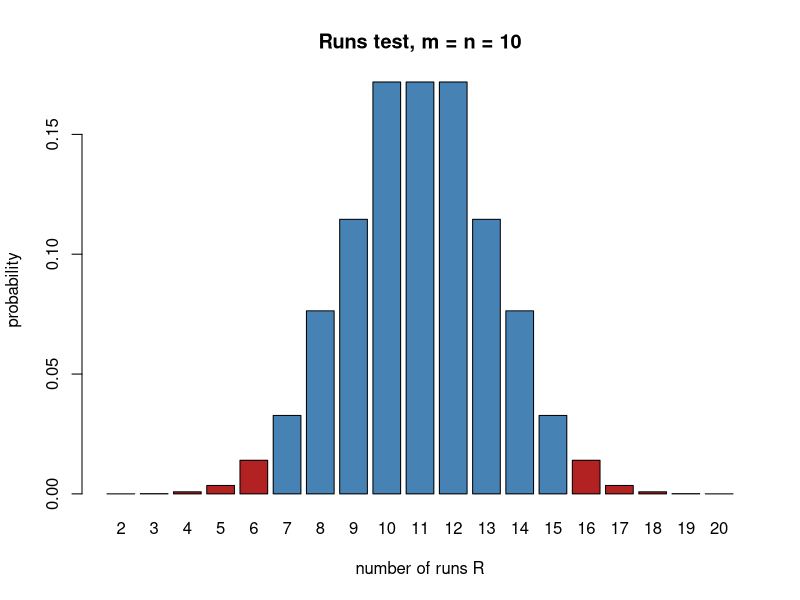

Write R code to recreate this figure.
# Exact null distribution of the number of runs for m = n = 10, with the normal approximation.
runs_pmf <- function(m, n) {
  r <- 2:(m + n)
  p <- sapply(r, function(rr) {
    s <- rr %/% 2
    if (rr %% 2 == 0) 2 * choose(m - 1, s - 1) * choose(n - 1, s - 1)
    else choose(m - 1, s - 1) * choose(n - 1, s) + choose(m - 1, s) * choose(n - 1, s - 1)
  })
  data.frame(r = r, p = p / choose(m + n, m))
}
runs_test <- function(seq) {
  s <- strsplit(seq, "")[[1]]
  R <- 1 + sum(s[-1] != s[-length(s)])
  m <- sum(s == s[1]); n <- length(s) - m; N <- m + n
  d <- runs_pmf(m, n)
  exact <- min(1, 2 * min(sum(d$p[d$r <= R]), sum(d$p[d$r >= R])))
  mu <- 1 + 2 * m * n / N
  v <- 2 * m * n * (2 * m * n - N) / (N^2 * (N - 1))
  z <- (R - mu + ifelse(R < mu, 0.5, -0.5)) / sqrt(v)
  c(R = R, exact = exact, asymptotic = 2 * pnorm(-abs(z)))
}
for (s in c("HHHHHTTTTTTTTTTHHHHH", "HTHTHTHTHTHTHTHTHTHT", "HHTHTTTHTHHTHTHHHTTH"))
  print(round(runs_test(s), 5))

d <- runs_pmf(10, 10)
barplot(d$p, names.arg = d$r, col = ifelse(d$r <= 6 | d$r >= 16, "firebrick", "steelblue"),
        xlab = "number of runs R", ylab = "probability", main = "Runs test, m = n = 10")
